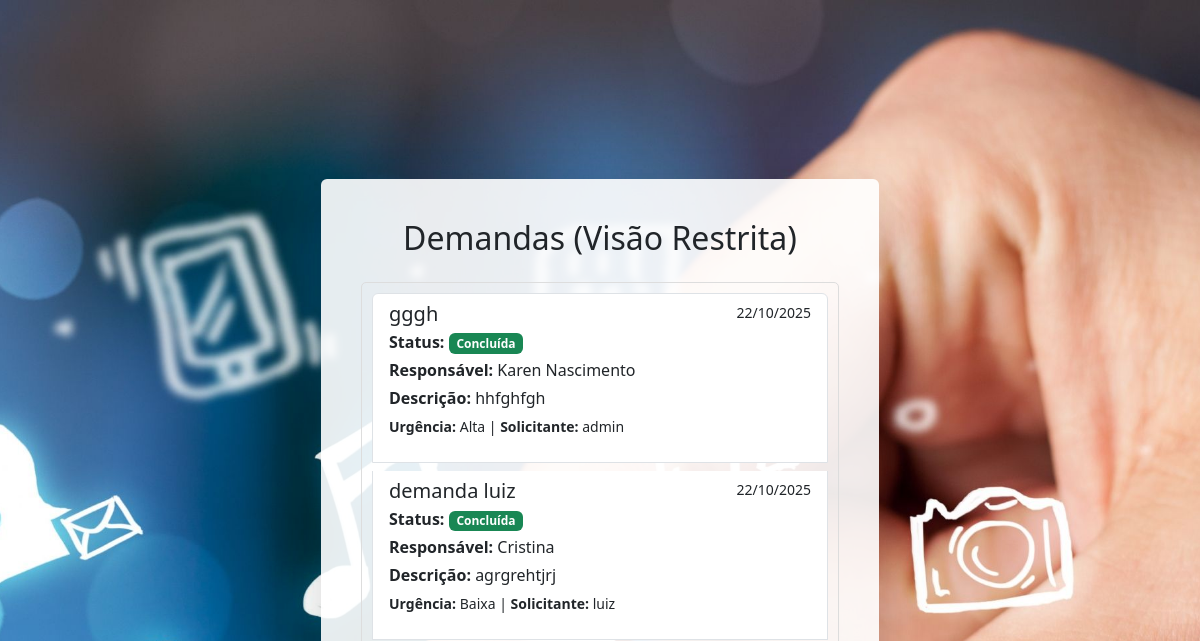
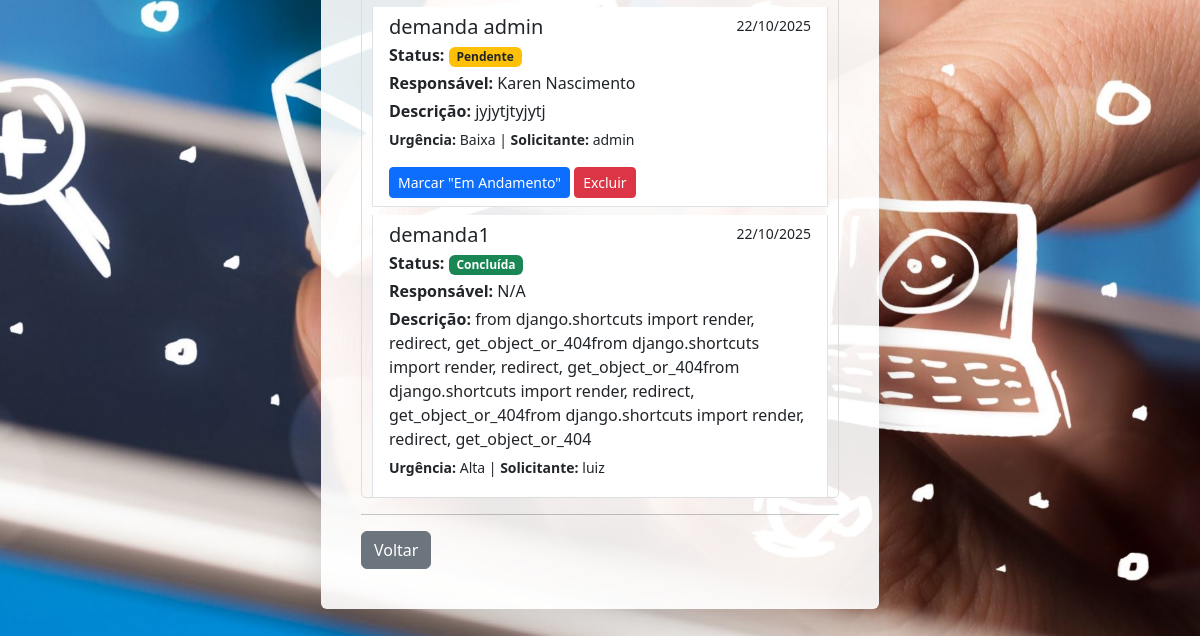
The app's page /tarefas/restrito/ (signed in), older data (2 pictures, top to bottom).
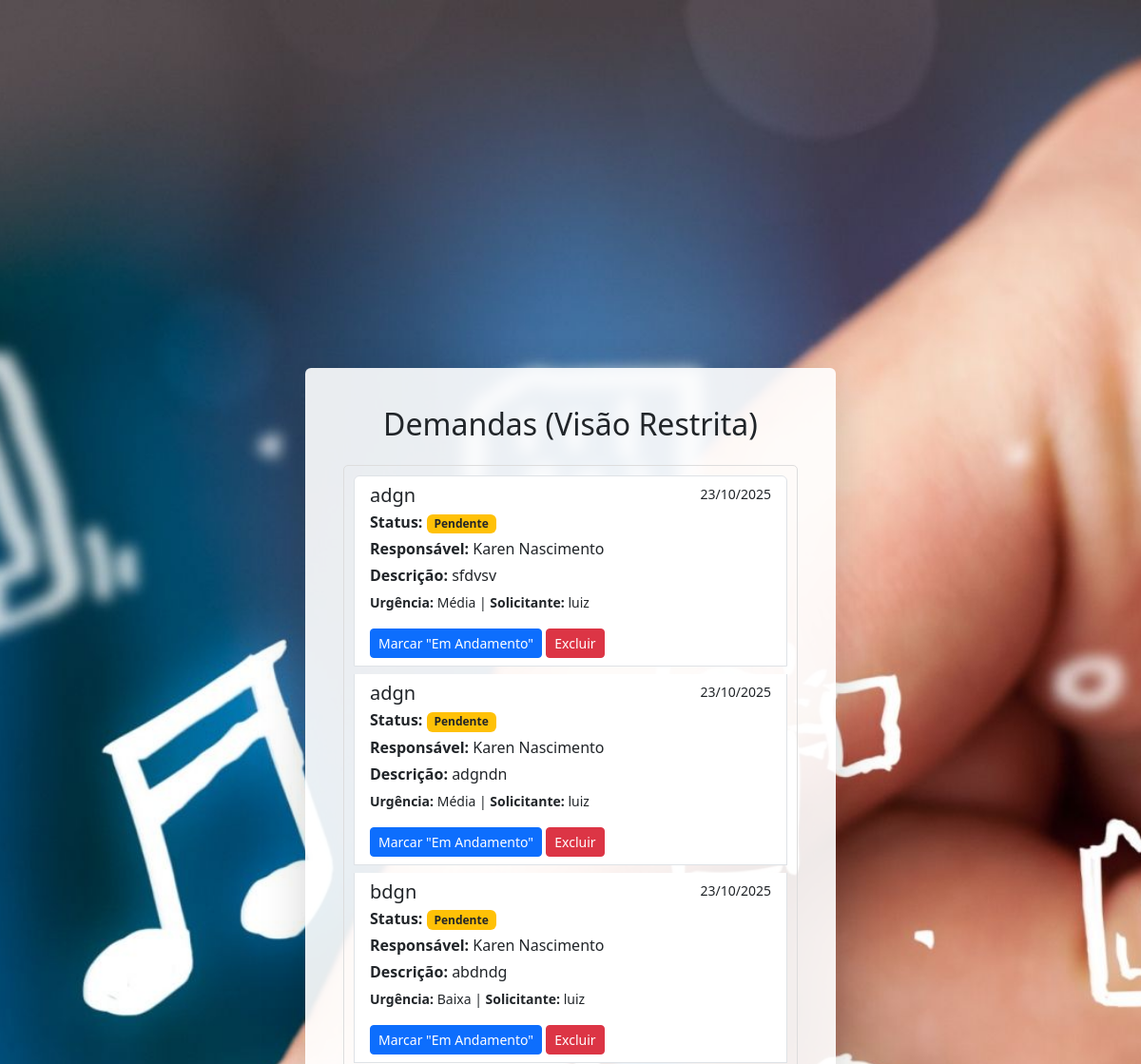
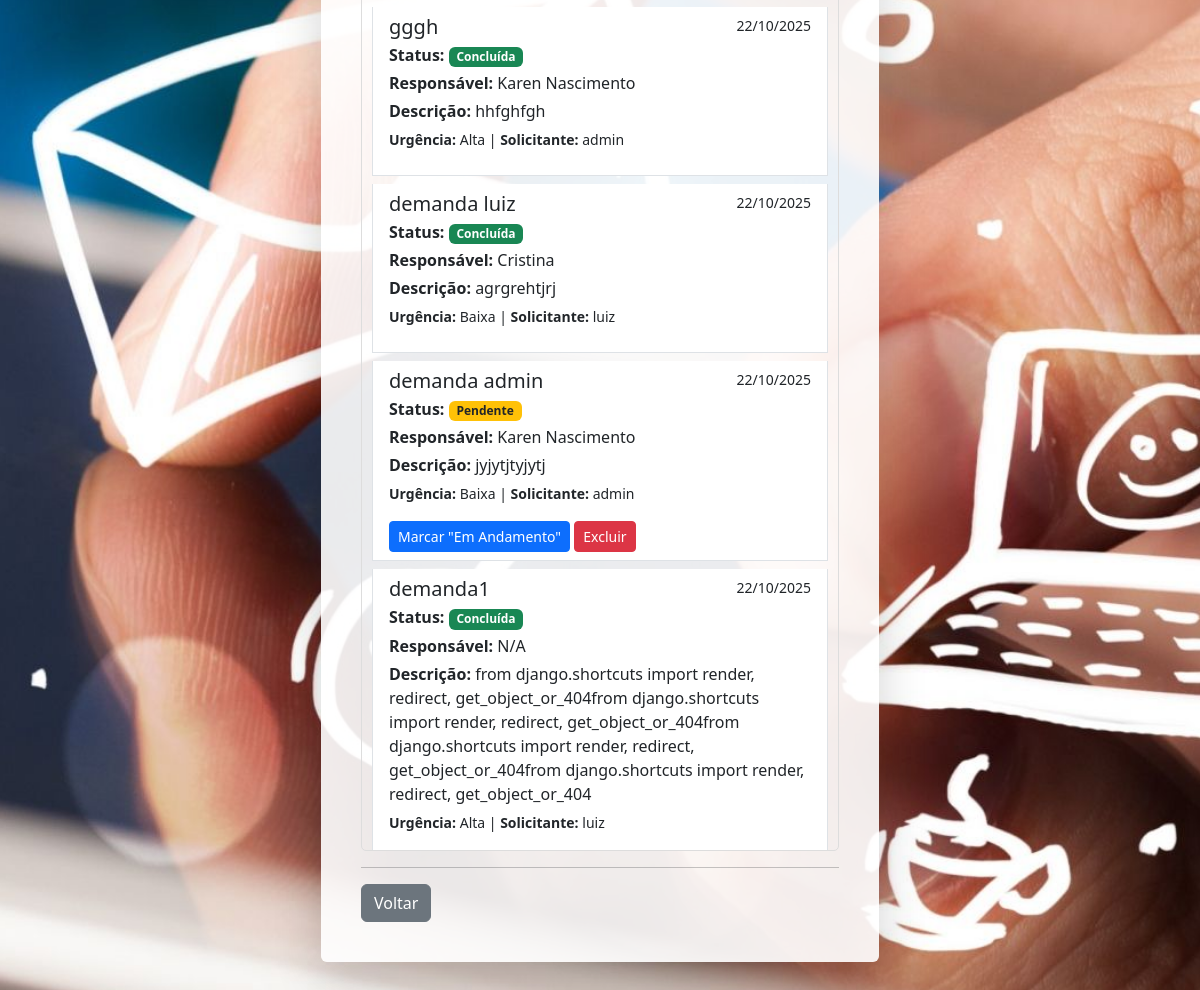
The same page, newer data (2 pictures, top to bottom).
### tarefas/models.py (models this page shows, shortened)
class Demanda(models.Model):
    titulo = models.CharField(max_length=200)
    descricao = models.TextField()
    responsavel = models.ForeignKey(Profissional, on_delete=models.SET_NULL, null=True, blank=True)
    grau_urgencia = models.CharField(max_length=1, choices=GRAU_URGENCIA_CHOICES)
    data_criacao = models.DateTimeField(auto_now_add=True)
    solicitante = models.ForeignKey(User, on_delete=models.CASCADE, related_name='demandas_criadas')
    status = models.CharField(max_length=3, choices=STATUS_CHOICES, default='PEN')

class Profissional(models.Model):
    nome = models.CharField(max_length=100)

### tarefas/views.py (the view)
# urls.py: path('restrito/', views.lista_restrita, name='lista_restrita'),
@login_required
@user_passes_test(is_admin) # Apenas usuários marcados como 'staff' podem acessar
def lista_restrita(request):
    todas_demandas = Demanda.objects.all().order_by('-data_criacao')
    return render(request, 'tarefas/lista_restrita.html', {'demandas': todas_demandas})

### tarefas/views.py (called while the page is built)
def is_admin(user):
    return user.is_staff

### tarefas/templates/tarefas/lista_restrita.html (shortened to what this page needs)
{% extends 'tarefas/base.html' %}
{% block content %}
    <h2 class="card-title text-center mb-4">Demandas (Visão Restrita)</h2>
    <div style="max-height: 60vh; overflow-y: auto; border: 1px solid #ddd; padding: 10px; border-radius: 5px;">
        <div class="list-group">
            {% for demanda in demandas %}
                <div class="list-group-item list-group-item-action flex-column align-items-start mb-2">
                    <div class="d-flex w-100 justify-content-between">
                        <h5 class="mb-1">{{ demanda.titulo }}</h5>
                        <small>{{ demanda.data_criacao|date:"d/m/Y" }}</small>
                    </div>
                    <p class="mb-1">
                        <strong>Status:</strong>
                        {% if demanda.status == 'PEN' %}
                            <span class="badge bg-warning text-dark">Pendente</span>
                        {% elif demanda.status == 'AND' %}
                            <span class="badge bg-info text-dark">Em Andamento</span>
                        {% elif demanda.status == 'CON' %}
                            <span class="badge bg-success">Concluída</span>
                        {% endif %}
                    </p>
                    <p class="mb-1"><strong>Responsável:</strong> {{ demanda.responsavel.nome|default:"N/A" }}</p>
                    <p class="mb-1"><strong>Descrição:</strong> {{ demanda.descricao|linebreaksbr }}</p>
                    <small><strong>Urgência:</strong> {{ demanda.get_grau_urgencia_display }} | <strong>Solicitante:</strong> {{ demanda.solicitante.username }}</small>
                    <div class="mt-3">
                        {% if demanda.status == 'PEN' %}
                            <form action="{% url 'marcar_andamento' demanda.id %}" method="POST" style="display: inline;">
                                <button type="submit" class="btn btn-primary btn-sm">Marcar "Em Andamento"</button>
                            </form>
                        {% elif demanda.status == 'AND' %}
                            <form action="{% url 'marcar_concluida' demanda.id %}" method="POST" style="display: inline;">
                                {% csrf_token %}
                                <button type="submit" class="btn btn-success btn-sm">Marcar "Concluída"</button>
                            </form>
                        {% endif %}
                        {% if demanda.status != 'CON' %}
                            <form action="{% url 'excluir_demanda' demanda.id %}" method="POST" style="display: inline;"
                                  onsubmit="return confirm('Tem certeza que deseja excluir esta demanda?');">
                                <button type="submit" class="btn btn-danger btn-sm">Excluir</button>
                            </form>
                        {% endif %}
                    </div>
                </div>
            {% empty %}
                <p class="text-center">Nenhuma demanda cadastrada.</p>
            {% endfor %}
        </div>
    </div>
    <hr>
    <a href="{% url 'cadastrar_demanda' %}" class="btn btn-secondary">Voltar</a>
{% endblock %}

### tarefas/templates/tarefas/base.html (shortened to what this page needs)
{% load static %}
<!DOCTYPE html>
<html lang="pt-br">
<head>
    <link href="https://cdn.jsdelivr.net/npm/bootstrap@5.3.2/dist/css/bootstrap.min.css" rel="stylesheet">
</head>
<body>
    <div class="container d-flex justify-content-center align-items-center vh-100">
        <div class="col-12 col-md-8 col-lg-6">
            <div class="card shadow-lg p-4">
                <div class="card-body">
                    {% block content %}
                    {% endblock %}
                </div>
            </div>
        </div>
    </div>
</body>
</html>

Row changes from the older to the newer data that the page shows:
added Demanda: titulo "adgn", data_criacao "23/10/2025", status "Pendente", responsavel.nome "Karen Nascimento", descricao "sfdvsv", grau_urgencia "Média", solicitante.username "luiz"
added Demanda: titulo "adgn", data_criacao "23/10/2025", status "Pendente", responsavel.nome "Karen Nascimento", descricao "adgndn", grau_urgencia "Média", solicitante.username "luiz"
added Demanda: titulo "bdgn", data_criacao "23/10/2025", status "Pendente", responsavel.nome "Karen Nascimento", descricao "abdndg", grau_urgencia "Baixa", solicitante.username "luiz"
